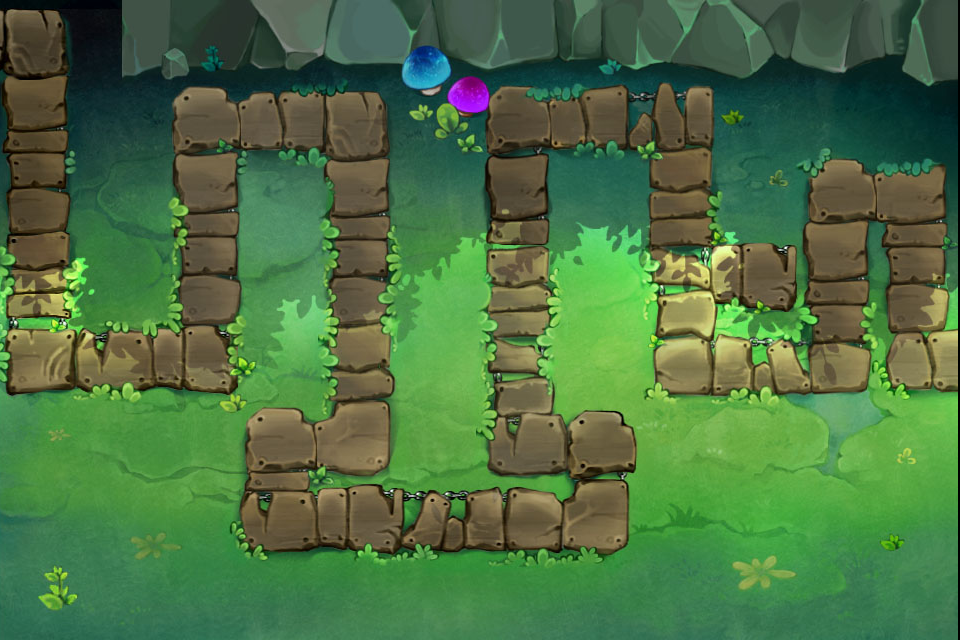

Tiled map render using the project's own tile images. Description and the map definition, with tile-layer contents summarised, below:
An orthogonal 12x8 tile map with 80x80 px tiles, 1 tile layer (Background) and 9 objects (2x gress1.png, lanflower.png, stone6.png, starthole_down.png, gress1_6_2.png, ...).

<map version="1.0" orientation="orthogonal" width="12" height="8" tilewidth="80" tileheight="80">
 <tileset firstgid="1" name="level1_6bg" tilewidth="80" tileheight="80">
  <tileoffset x="-2" y="0" />
  <image source="level1_6bg.jpg" width="960" height="640" />
  <tile id="12">
   <properties>
    <property name="tiletype" value="0" />
   </properties>
  </tile>
  <tile id="14">
   <properties>
    <property name="tiletype" value="0" />
   </properties>
  </tile>
  <tile id="15">
   <properties>
    <property name="tiletype" value="0" />
   </properties>
  </tile>
  <tile id="16">
   <properties>
    <property name="tiletype" value="0" />
   </properties>
  </tile>
  <tile id="18">
   <properties>
    <property name="tiletype" value="0" />
   </properties>
  </tile>
  <tile id="19">
   <properties>
    <property name="tiletype" value="0" />
   </properties>
  </tile>
  <tile id="20">
   <properties>
    <property name="tiletype" value="0" />
   </properties>
  </tile>
  <tile id="23">
   <properties>
    <property name="tiletype" value="1" />
   </properties>
  </tile>
  <tile id="24">
   <properties>
    <property name="tiletype" value="0" />
   </properties>
  </tile>
  <tile id="25">
   <properties>
    <property name="tiletype" value="1" />
   </properties>
  </tile>
  <tile id="26">
   <properties>
    <property name="tiletype" value="0" />
   </properties>
  </tile>
  <tile id="27">
   <properties>
    <property name="tiletype" value="1" />
   </properties>
  </tile>
  <tile id="28">
   <properties>
    <property name="tiletype" value="0" />
   </properties>
  </tile>
  <tile id="30">
   <properties>
    <property name="tiletype" value="0" />
   </properties>
  </tile>
  <tile id="31">
   <properties>
    <property name="tiletype" value="1" />
   </properties>
  </tile>
  <tile id="32">
   <properties>
    <property name="tiletype" value="0" />
   </properties>
  </tile>
  <tile id="33">
   <properties>
    <property name="tiletype" value="1" />
   </properties>
  </tile>
  <tile id="34">
   <properties>
    <property name="tiletype" value="0" />
   </properties>
  </tile>
  <tile id="35">
   <properties>
    <property name="tiletype" value="0" />
   </properties>
  </tile>
  <tile id="36">
   <properties>
    <property name="tiletype" value="0" />
   </properties>
  </tile>
  <tile id="37">
   <properties>
    <property name="tiletype" value="1" />
   </properties>
  </tile>
  <tile id="38">
   <properties>
    <property name="tiletype" value="0" />
   </properties>
  </tile>
  <tile id="39">
   <properties>
    <property name="tiletype" value="1" />
   </properties>
  </tile>
  <tile id="40">
   <properties>
    <property name="tiletype" value="0" />
   </properties>
  </tile>
  <tile id="42">
   <properties>
    <property name="tiletype" value="0" />
   </properties>
  </tile>
  <tile id="43">
   <properties>
    <property name="tiletype" value="1" />
   </properties>
  </tile>
  <tile id="44">
   <properties>
    <property name="tiletype" value="0" />
   </properties>
  </tile>
  <tile id="46">
   <properties>
    <property name="tiletype" value="0" />
   </properties>
  </tile>
  <tile id="47">
   <properties>
    <property name="tiletype" value="0" />
   </properties>
  </tile>
  <tile id="48">
   <properties>
    <property name="tiletype" value="0" />
   </properties>
  </tile>
  <tile id="49">
   <properties>
    <property name="tiletype" value="0" />
   </properties>
  </tile>
  <tile id="50">
   <properties>
    <property name="tiletype" value="0" />
   </properties>
  </tile>
  <tile id="51">
   <properties>
    <property name="tiletype" value="1" />
   </properties>
  </tile>
  <tile id="52">
   <properties>
    <property name="tiletype" value="0" />
   </properties>
  </tile>
  <tile id="53">
   <properties>
    <property name="tiletype" value="1" />
   </properties>
  </tile>
  <tile id="54">
   <properties>
    <property name="tiletype" value="0" />
   </properties>
  </tile>
  <tile id="55">
   <properties>
    <property name="tiletype" value="1" />
   </properties>
  </tile>
  <tile id="56">
   <properties>
    <property name="tiletype" value="0" />
   </properties>
  </tile>
  <tile id="57">
   <properties>
    <property name="tiletype" value="0" />
   </properties>
  </tile>
  <tile id="58">
   <properties>
    <property name="tiletype" value="0" />
   </properties>
  </tile>
  <tile id="59">
   <properties>
    <property name="tiletype" value="0" />
   </properties>
  </tile>
  <tile id="60">
   <properties>
    <property name="tiletype" value="1" />
   </properties>
  </tile>
  <tile id="61">
   <properties>
    <property name="tiletype" value="1" />
   </properties>
  </tile>
  <tile id="62">
   <properties>
    <property name="tiletype" value="1" />
   </properties>
  </tile>
  <tile id="63">
   <properties>
    <property name="tiletype" value="0" />
   </properties>
  </tile>
  <tile id="64">
   <properties>
    <property name="tiletype" value="0" />
   </properties>
  </tile>
  <tile id="66">
   <properties>
    <property name="tiletype" value="0" />
   </properties>
  </tile>
  <tile id="67">
   <properties>
    <property name="tiletype" value="0" />
   </properties>
  </tile>
  <tile id="70">
   <properties>
    <property name="tiletype" value="1" />
   </properties>
  </tile>
  <tile id="71">
   <properties>
    <property name="tiletype" value="1" />
   </properties>
  </tile>
  <tile id="72">
   <properties>
    <property name="tiletype" value="1" />
   </properties>
  </tile>
  <tile id="73">
   <properties>
    <property name="tiletype" value="1" />
   </properties>
  </tile>
  <tile id="74">
   <properties>
    <property name="tiletype" value="1" />
   </properties>
  </tile>
  <tile id="75">
   <properties>
    <property name="tiletype" value="0" />
   </properties>
  </tile>
  <tile id="76">
   <properties>
    <property name="tiletype" value="0" />
   </properties>
  </tile>
  <tile id="77">
   <properties>
    <property name="tiletype" value="0" />
   </properties>
  </tile>
  <tile id="78">
   <properties>
    <property name="tiletype" value="0" />
   </properties>
  </tile>
  <tile id="79">
   <properties>
    <property name="tiletype" value="0" />
   </properties>
  </tile>
  <tile id="80">
   <properties>
    <property name="tiletype" value="1" />
   </properties>
  </tile>
  <tile id="81">
   <properties>
    <property name="tiletype" value="1" />
   </properties>
  </tile>
  <tile id="82">
   <properties>
    <property name="tiletype" value="1" />
   </properties>
  </tile>
  <tile id="83">
   <properties>
    <property name="tiletype" value="1" />
   </properties>
  </tile>
 </tileset>
 <layer name="Background" width="12" height="8">
  <data>[96 cells, 96 non-empty, 96 distinct tile ids]</data>
 </layer>
 <objectgroup name="Objects" width="12" height="8">
     <object name="lanflower.png" x="427" y="209" />
     <object name="stone6.png" x="693" y="427" />
     <object name="gress1.png" x="137" y="606" />
     <object name="starthole_down.png" x="55" y="67" />
     <object name="gress1.png" x="776" y="165" />
     <object name="gress1_6_2.png" x="302" y="568" />
     <object name="leaf6.png" x="426" y="42" />
     <object name="gress1_6_1.png" x="464" y="275" />
     <object name="hero" x="416" y="454" />
 </objectgroup>
</map>
